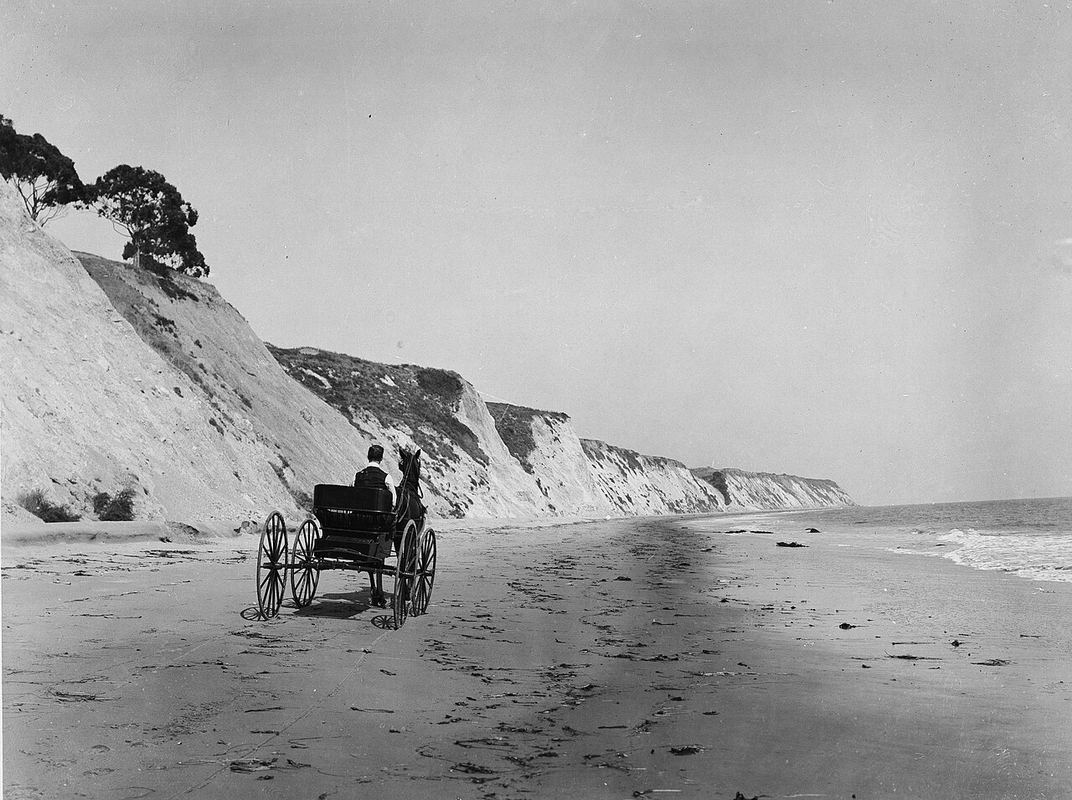
#> input picture photos/arroyo-burro-beach.jpg, 1072 x 800 px
$ python build-photos.py ../photos
#> lines starting #> are read from the running program, lines starting #| are printed output that depends on the picture
#!/usr/bin/env python3
"""Resize source photos into the two sizes the page actually serves.

    python3 tools/build-photos.py <source-dir>

The originals are ~350 KB each, which is wasteful for an 86px card thumbnail
and more than the detail hero needs. This writes:

    photos/<slug>-thumb.jpg   240x240, centre-cropped, for list cards
    photos/<slug>.jpg         fits within 1200x800, for the detail hero

Only the outputs are committed. Every original is linked from its entry in
tools/photos.json, so this can be re-run against a fresh download.
"""

import json
import pathlib
import sys
from PIL import Image, ImageOps

ROOT = pathlib.Path(__file__).resolve().parent.parent
OUT = ROOT / "photos"
THUMB = 240
WIDE = (1200, 800)   # the hero is ~760x250; this is generous even at 2x


def main():
    if len(sys.argv) < 2:
        raise SystemExit(__doc__)
    src_dir = pathlib.Path(sys.argv[1])
    credits = {k: v for k, v in json.loads((ROOT / "tools/photos.json").read_text()).items()
               if not k.startswith("_")}
#> (reads tools/photos.json from the repository)
    OUT.mkdir(exist_ok=True)

    total_in = total_out = 0
    for slug, meta in sorted(credits.items()):
        src = src_dir / meta["file"]
        if not src.exists():
            print(f"  missing: {src}")
            continue
        total_in += src.stat().st_size
        img = ImageOps.exif_transpose(Image.open(src)).convert("RGB")
#> img is the input picture: PIL image 1072x800 RGB; min 0, max 255, mean 164.5

        thumb = ImageOps.fit(img, (THUMB, THUMB), Image.LANCZOS, centering=(0.5, 0.42))
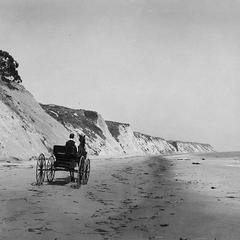
#> thumb: PIL image 240x240 RGB; min 0, max 245, mean 161.8
        thumb.save(OUT / f"{slug}-thumb.jpg", quality=76, optimize=True, progressive=True)

        # Bound both dimensions: capping width alone left the portrait shots
        # nearly 1600px tall for a 250px hero.
        wide = img.copy()
        wide.thumbnail(WIDE, Image.LANCZOS)
        wide.save(OUT / f"{slug}.jpg", quality=78, optimize=True, progressive=True)

        out = (OUT / f"{slug}-thumb.jpg").stat().st_size + (OUT / f"{slug}.jpg").stat().st_size
        total_out += out
        print(f"  {slug:28} {img.width}x{img.height} -> {out/1024:6.0f} KB")
#|   arroyo-burro-beach           1072x800 ->    149 KB

    print(f"\n{total_in/1024/1024:.1f} MB in -> {total_out/1024/1024:.1f} MB out")


if __name__ == "__main__":
    main()
